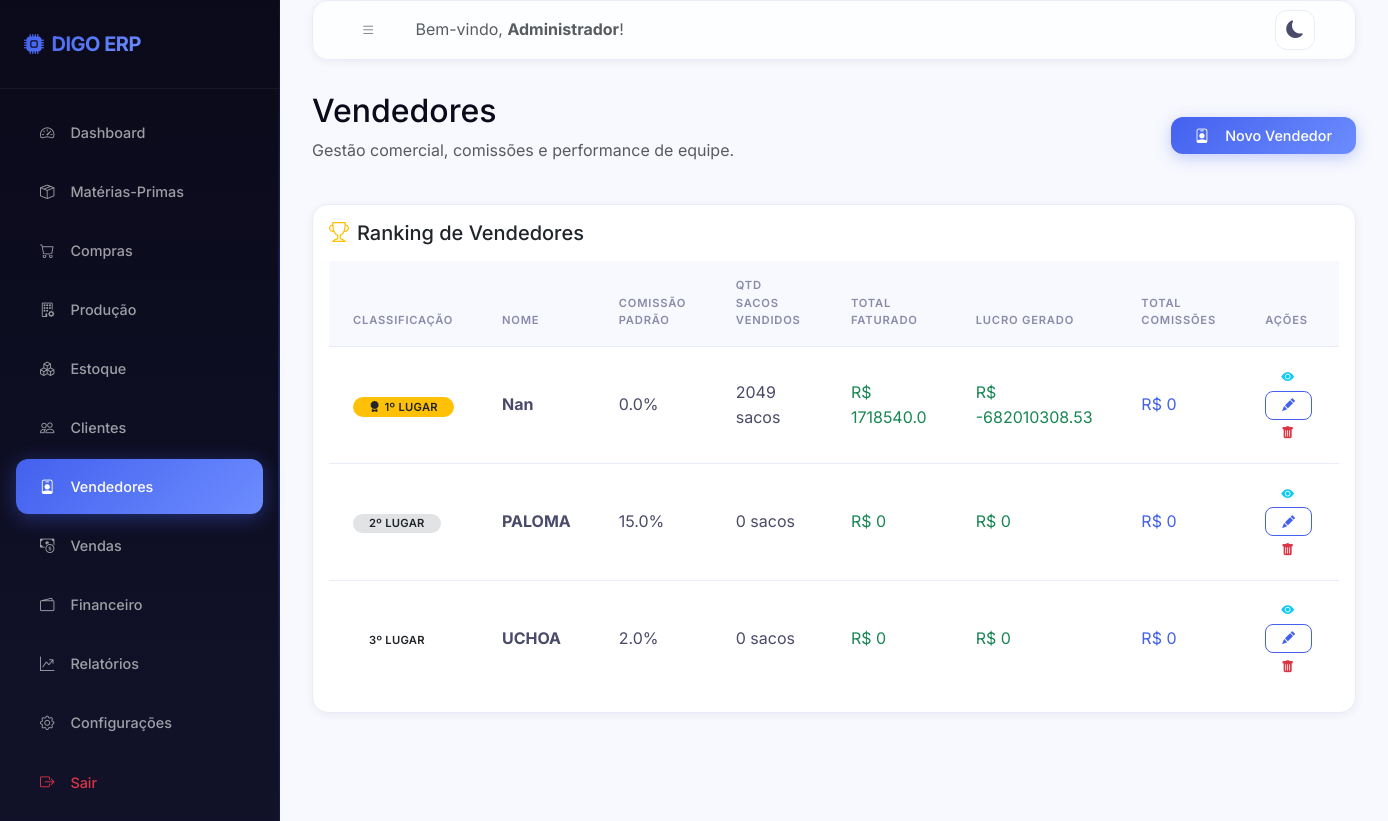
The page /vendedores/ (signed in) on the database its author committed.
### models/usuario.py (models this page shows, shortened)
class Usuario(UserMixin, db.Model):
    __tablename__ = 'usuarios'
    id = db.Column(db.Integer, primary_key=True)
    nome = db.Column(db.String(100), nullable=False)
    email = db.Column(db.String(150), unique=True, nullable=False)
    senha_hash = db.Column(db.String(256), nullable=False)
    perfil = db.Column(db.String(20), default='funcionario')  # admin | funcionario
    ativo = db.Column(db.Boolean, default=True)
    criado_em = db.Column(db.DateTime, default=datetime.utcnow)
    ultimo_acesso = db.Column(db.DateTime)
    logs = db.relationship('Log', backref='usuario', lazy='dynamic')
    @property
    def is_admin(self):
        return self.perfil == 'admin'

### models/vendedor.py (models this page shows, shortened)
class Vendedor(db.Model):
    __tablename__ = 'vendedores'
    id = db.Column(db.Integer, primary_key=True)
    nome = db.Column(db.String(150), nullable=False)
    telefone = db.Column(db.String(20))
    email = db.Column(db.String(150))
    cidade = db.Column(db.String(100))
    estado = db.Column(db.String(2))
    comissao_pct = db.Column(db.Float, default=0.0)  # % de comissão sobre venda
    ativo = db.Column(db.Boolean, default=True)
    criado_em = db.Column(db.DateTime, default=datetime.utcnow)
    vendas = db.relationship('Venda', backref='vendedor', lazy='dynamic')
    @property
    def total_vendido(self):
        return sum(v.valor_liquido for v in self.vendas if v.valor_liquido)
    @property
    def total_comissao(self):
        return sum(v.comissao for v in self.vendas if v.comissao)
    @property
    def quantidade_sacos(self):
        return sum(v.quantidade_sacos for v in self.vendas)
    @property
    def lucro_gerado(self):
        return sum(v.lucro for v in self.vendas if v.lucro)

### models/venda.py (models this page shows, shortened)
class Venda(db.Model):
    __tablename__ = 'vendas'
    id = db.Column(db.Integer, primary_key=True)
    data = db.Column(db.Date, nullable=False)
    cliente_id = db.Column(db.Integer, db.ForeignKey('clientes.id'), nullable=False)
    vendedor_id = db.Column(db.Integer, db.ForeignKey('vendedores.id'), nullable=True)
    quantidade_sacos = db.Column(db.Integer, nullable=False)
    preco_unitario = db.Column(db.Float, nullable=False)
    desconto = db.Column(db.Float, default=0.0)       # valor do desconto
    frete = db.Column(db.Float, default=0.0)
    tipo_frete = db.Column(db.String(10), default='FOB')  # CIF | FOB
    forma_pagamento = db.Column(db.String(50))         # A VISTA | CHEQUE | PRAZO
    prazo_dias = db.Column(db.Integer, default=0)
    valor_bruto = db.Column(db.Float, default=0.0)    # qtd * preco_unitario
    valor_liquido = db.Column(db.Float, default=0.0)  # bruto - desconto + frete(CIF)
    custo_total = db.Column(db.Float, default=0.0)    # custo produto * qtd
    lucro = db.Column(db.Float, default=0.0)           # liquido - custo
    margem = db.Column(db.Float, default=0.0)          # lucro/liquido * 100
    comissao = db.Column(db.Float, default=0.0)        # % do vendedor sobre valor_liquido
    status_pagamento = db.Column(db.String(20), default='pendente')  # pendente|parcial|pago
    valor_pago = db.Column(db.Float, default=0.0)
    observacoes = db.Column(db.Text)
    criado_por = db.Column(db.Integer, db.ForeignKey('usuarios.id'))
    criado_em = db.Column(db.DateTime, default=datetime.utcnow)
    conta_receber = db.relationship('ContaReceber', backref='venda', uselist=False)

### routes/vendedores.py (the view)
@vendedores_bp.route('/')
@login_required
def index():
    vendedores = Vendedor.query.filter_by(ativo=True).order_by(Vendedor.nome).all()
    return render_template('vendedores/index.html', vendedores=vendedores)

### templates/vendedores/index.html (shortened to what this page needs)
{% extends 'base.html' %}
{% block content %}
<div class="row mb-4 align-items-center">
    <div class="col-sm-6">
        <h2 class="font-weight-bold">Vendedores</h2>
        <p class="text-muted">Gestão comercial, comissões e performance de equipe.</p>
    </div>
    <div class="col-sm-6 text-sm-end">
        <a href="{{ url_for('vendedores.novo') }}" class="btn btn-primary"><i class="bi bi-person-badge me-2"></i>Novo Vendedor</a>
    </div>
</div>
<div class="card p-3 mb-4">
    <h5 class="font-weight-bold mb-3"><i class="bi bi-trophy me-2 text-warning"></i>Ranking de Vendedores</h5>
    <div class="table-responsive">
        <table class="table table-hover">
            <thead>
                <tr>
                    <th>Classificação</th>
                    <th>Nome</th>
                    <th>Comissão Padrão</th>
                    <th>Qtd Sacos Vendidos</th>
                    <th>Total Faturado</th>
                    <th>Lucro Gerado</th>
                    <th>Total Comissões</th>
                    <th>Ações</th>
                </tr>
            </thead>
            <tbody>
                {% for v in vendedores %}
                <tr>
                    <td>
                        {% if loop.index == 1 %}
                        <span class="badge bg-warning text-dark"><i class="bi bi-award-fill me-1"></i>1º lugar</span>
                        {% elif loop.index == 2 %}
                        <span class="badge bg-secondary-subtle text-dark">2º lugar</span>
                        {% elif loop.index == 3 %}
                        <span class="badge bg-bronze-subtle text-dark">3º lugar</span>
                        {% else %}
                        <span class="text-muted">{{ loop.index }}º</span>
                        {% endif %}
                    </td>
                    <td><strong>{{ v.nome }}</strong></td>
                    <td>{{ v.comissao_pct }}%</td>
                    <td>{{ v.quantidade_sacos }} sacos</td>
                    <td class="text-success font-weight-bold">R$ {{ v.total_vendido|round(2) }}</td>
                    <td class="text-success">R$ {{ v.lucro_gerado|round(2) }}</td>
                    <td class="text-primary font-weight-bold">R$ {{ v.total_comissao|round(2) }}</td>
                    <td>
                        <a href="{{ url_for('vendedores.detalhe', id=v.id) }}" class="btn btn-sm btn-outline-info" title="Detalhes"><i class="bi bi-eye-fill"></i></a>
                        <a href="{{ url_for('vendedores.editar', id=v.id) }}" class="btn btn-sm btn-outline-primary" title="Editar"><i class="bi bi-pencil-fill"></i></a>
                        <form action="{{ url_for('vendedores.excluir', id=v.id) }}" method="POST" class="d-inline" onsubmit="return confirm('Deseja arquivar este vendedor?')">
                            <button type="submit" class="btn btn-sm btn-outline-danger" title="Arquivar"><i class="bi bi-trash-fill"></i></button>
                        </form>
                    </td>
                </tr>
                {% else %}
                <tr>
                    <td colspan="8" class="text-center text-muted">Nenhum vendedor cadastrado.</td>
                </tr>
                {% endfor %}
            </tbody>
        </table>
    </div>
</div>
{% endblock %}

### templates/base.html (shortened to what this page needs)
<!DOCTYPE html>
<html lang="pt-BR">
<head>
    <link href="https://cdn.jsdelivr.net/npm/bootstrap@5.3.0/dist/css/bootstrap.min.css" rel="stylesheet">
    <link rel="stylesheet" href="https://cdn.jsdelivr.net/npm/bootstrap-icons@1.10.5/font/bootstrap-icons.css">
    <link rel="stylesheet" href="{{ url_for('static', filename='css/style.css') }}">
</head>
<body>
    <div class="wrapper">
        <nav id="sidebar">
            <div class="sidebar-header d-flex align-items-center justify-content-between">
                <h4 class="m-0 text-white font-weight-bold"><i class="bi bi-cpu-fill me-2 text-indigo"></i>DIGO ERP</h4>
            </div>
            <ul class="list-unstyled components">
                <li class="{% if request.blueprint == 'dashboard' %}active{% endif %}">
                    <a href="{{ url_for('dashboard.index') }}"><i class="bi bi-speedometer2"></i> Dashboard</a>
                </li>
                <li class="{% if request.blueprint == 'materias_primas' %}active{% endif %}">
                    <a href="{{ url_for('materias_primas.index') }}"><i class="bi bi-box-seam"></i> Matérias-Primas</a>
                </li>
                <li class="{% if request.blueprint == 'compras' %}active{% endif %}">
                    <a href="{{ url_for('compras.index') }}"><i class="bi bi-cart"></i> Compras</a>
                </li>
                <li class="{% if request.blueprint == 'producao' %}active{% endif %}">
                    <a href="{{ url_for('producao.index') }}"><i class="bi bi-building-gear"></i> Produção</a>
                </li>
                <li class="{% if request.blueprint == 'estoque' %}active{% endif %}">
                    <a href="{{ url_for('estoque.index') }}"><i class="bi bi-boxes"></i> Estoque</a>
                </li>
                <li class="{% if request.blueprint == 'clientes' %}active{% endif %}">
                    <a href="{{ url_for('clientes.index') }}"><i class="bi bi-people"></i> Clientes</a>
                </li>
                <li class="{% if request.blueprint == 'vendedores' %}active{% endif %}">
                    <a href="{{ url_for('vendedores.index') }}"><i class="bi bi-person-badge"></i> Vendedores</a>
                </li>
                <li class="{% if request.blueprint == 'vendas' %}active{% endif %}">
                    <a href="{{ url_for('vendas.index') }}"><i class="bi bi-cash-coin"></i> Vendas</a>
                </li>
                <li class="{% if request.blueprint == 'financeiro' %}active{% endif %}">
                    <a href="{{ url_for('financeiro.index') }}"><i class="bi bi-wallet2"></i> Financeiro</a>
                </li>
                <li class="{% if request.blueprint == 'relatorios' %}active{% endif %}">
                    <a href="{{ url_for('relatorios.index') }}"><i class="bi bi-graph-up-arrow"></i> Relatórios</a>
                </li>
                {% if current_user.is_admin %}
                <li class="{% if request.blueprint == 'configuracoes' %}active{% endif %}">
                    <a href="{{ url_for('configuracoes.index') }}"><i class="bi bi-gear"></i> Configurações</a>
                </li>
                {% endif %}
                <li>
                    <a href="{{ url_for('auth.logout') }}" class="text-danger"><i class="bi bi-box-arrow-right text-danger"></i> Sair</a>
                </li>
            </ul>
        </nav>
        <div id="content">
            <nav class="navbar navbar-expand-lg card mb-4 p-2 d-flex flex-row align-items-center justify-content-between">
                <div class="d-flex align-items-center">
                    <button type="button" id="sidebarCollapse" class="btn btn-outline-secondary me-3">
                        <i class="bi bi-list"></i>
                    </button>
                    <span class="navbar-text d-none d-md-inline text-muted">Bem-vindo, <strong>{{ current_user.nome }}</strong>!</span>
                </div>
                <div class="d-flex align-items-center">
                    <button class="theme-toggle-btn me-3" id="themeToggle" title="Alternar Tema">
                    </button>
                </div>
            </nav>
            <div class="container-fluid p-0 fade-in">
                {% block content %}{% endblock %}
            </div>
        </div>
    </div>
</body>
</html>

### rows shown on the page
Usuario: nome "Administrador"
Vendedor: shows "1º LUGAR", nome "Nan", comissao_pct "0.0", quantidade_sacos "2049", total_vendido "1718540.0", lucro_gerado "-682010308.53", total_comissao "0"
Vendedor: shows "2º LUGAR", nome "PALOMA", comissao_pct "15.0", quantidade_sacos "0", total_vendido "0", lucro_gerado "0", total_comissao "0"
Vendedor: shows "3º LUGAR", nome "UCHOA", comissao_pct "2.0", quantidade_sacos "0", total_vendido "0", lucro_gerado "0", total_comissao "0"
